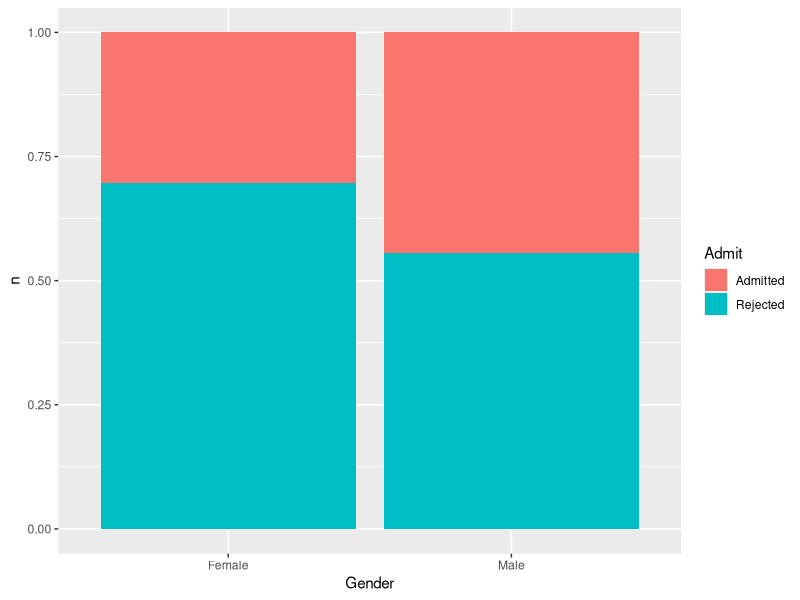
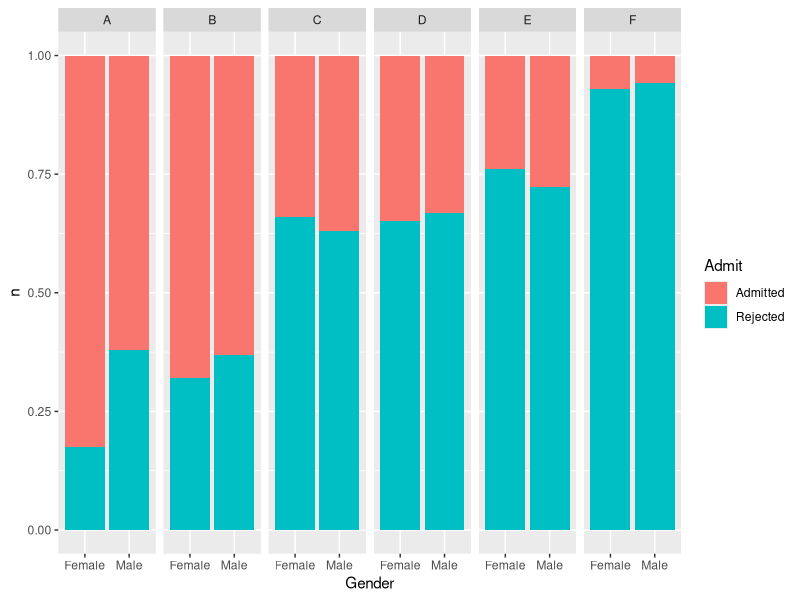
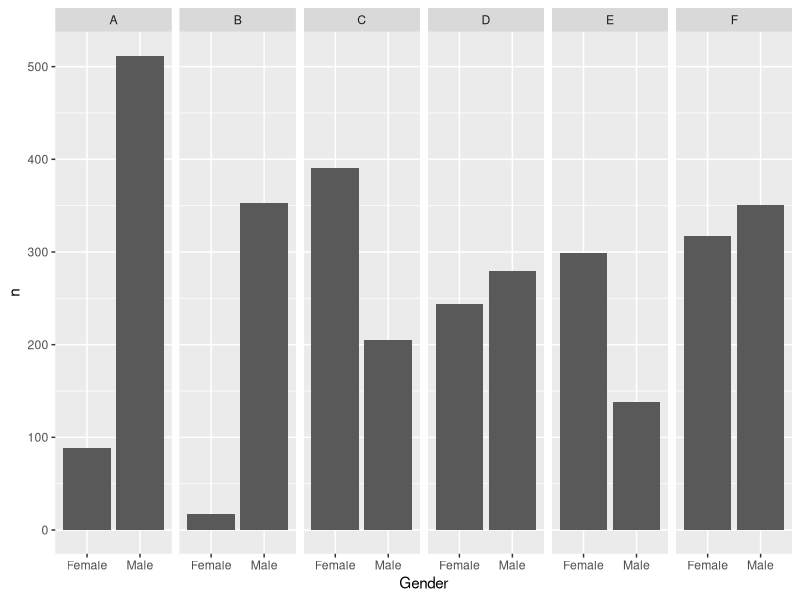

Recreate these plots in R, in order.
## ---- chunk 1
knitr::opts_chunk$set(echo = TRUE)
library(tidyverse)
UCBAdmissions <- as_data_frame(UCBAdmissions)
## ---- chunk 2
UCBAdmissions
## ---- chunk 3
ggplot(UCBAdmissions, aes(Gender, n, fill = Admit)) +
  geom_bar(position = "fill", stat = "identity")
## ---- chunk 4
ggplot(UCBAdmissions, aes(Gender, n, fill = Admit)) +
  geom_bar(position = "fill", stat = "identity") +
  facet_grid(. ~ Dept)
## ---- chunk 5
ggplot(UCBAdmissions, aes(Gender, n)) +
  geom_bar(position = "dodge", stat = "identity") +
  facet_grid(. ~ Dept)
